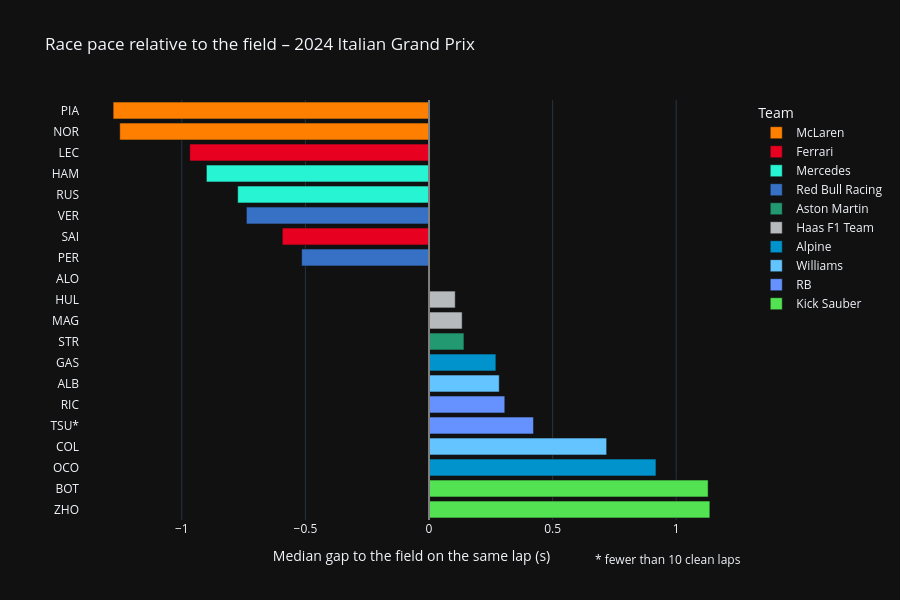

Source (notebook cell):
### Markdown cell above
At this point, the gaps are easier to compare in a chart. Bars are coloured with each team's official
colour, taken from the session results.

### Code cell
team_colors = {
    team: f"#{color}"
    for team, color in race.results[["TeamName", "TeamColor"]].drop_duplicates().values
}

fig = px.bar(
    pace,
    x="PaceDelta",
    y="Label",
    color="Team",
    orientation="h",
    color_discrete_map=team_colors,
    category_orders={"Label": pace["Label"].tolist()},
    hover_data={"Label": False, "Driver": True, "PaceDelta": ":.3f", "CleanLaps": True},
    labels={"PaceDelta": "Median gap to the field on the same lap (s)", "Label": "",
            "CleanLaps": "Clean laps"},
    title="Race pace relative to the field – 2024 Italian Grand Prix",
    template="plotly_dark",
    height=600,
)
fig.add_vline(x=0, line_color="gray")
fig.add_annotation(text=f"* fewer than {MIN_CLEAN_LAPS} clean laps", showarrow=False,
                   xref="paper", yref="paper", x=1, y=-0.12)
fig.show()

### Figure 1 — Plotly figure (JSON) as saved in the notebook; plotly's stock layout.template omitted (floating-point values rounded to 4 significant figures)
{"data": [{"customdata": [["PIA", 48], ["NOR", 47]], "hovertemplate": "Team=McLaren<br>Median gap to the field on the same lap (s)=%{x:.3f}<br>Driver=%{customdata[0]}<br>Clean laps=%{customdata[1]}<extra></extra>", "legendgroup": "McLaren", "marker": {"color": "#FF8000", "pattern": {"shape": ""}}, "name": "McLaren", "orientation": "h", "showlegend": true, "textposition": "auto", "type": "bar", "x": [-1.278, -1.251], "xaxis": "x", "y": ["PIA", "NOR"], "yaxis": "y"}, {"customdata": [["LEC", 50], ["SAI", 49]], "hovertemplate": "Team=Ferrari<br>Median gap to the field on the same lap (s)=%{x:.3f}<br>Driver=%{customdata[0]}<br>Clean laps=%{customdata[1]}<extra></extra>", "legendgroup": "Ferrari", "marker": {"color": "#E80020", "pattern": {"shape": ""}}, "name": "Ferrari", "orientation": "h", "showlegend": true, "textposition": "auto", "type": "bar", "x": [-0.9677, -0.5935], "xaxis": "x", "y": ["LEC", "SAI"], "yaxis": "y"}, {"customdata": [["HAM", 48], ["RUS", 47]], "hovertemplate": "Team=Mercedes<br>Median gap to the field on the same lap (s)=%{x:.3f}<br>Driver=%{customdata[0]}<br>Clean laps=%{customdata[1]}<extra></extra>", "legendgroup": "Mercedes", "marker": {"color": "#27F4D2", "pattern": {"shape": ""}}, "name": "Mercedes", "orientation": "h", "showlegend": true, "textposition": "auto", "type": "bar", "x": [-0.9005, -0.774], "xaxis": "x", "y": ["HAM", "RUS"], "yaxis": "y"}, {"customdata": [["VER", 48], ["PER", 48]], "hovertemplate": "Team=Red Bull Racing<br>Median gap to the field on the same lap (s)=%{x:.3f}<br>Driver=%{customdata[0]}<br>Clean laps=%{customdata[1]}<extra></extra>", "legendgroup": "Red Bull Racing", "marker": {"color": "#3671C6", "pattern": {"shape": ""}}, "name": "Red Bull Racing", "orientation": "h", "showlegend": true, "textposition": "auto", "type": "bar", "x": [-0.7388, -0.5153], "xaxis": "x", "y": ["VER", "PER"], "yaxis": "y"}, {"customdata": [["ALO", 47], ["STR", 44]], "hovertemplate": "Team=Aston Martin<br>Median gap to the field on the same lap (s)=%{x:.3f}<br>Driver=%{customdata[0]}<br>Clean laps=%{customdata[1]}<extra></extra>", "legendgroup": "Aston Martin", "marker": {"color": "#229971", "pattern": {"shape": ""}}, "name": "Aston Martin", "orientation": "h", "showlegend": true, "textposition": "auto", "type": "bar", "x": [0.0, 0.1412], "xaxis": "x", "y": ["ALO", "STR"], "yaxis": "y"}, {"customdata": [["HUL", 47], ["MAG", 49]], "hovertemplate": "Team=Haas F1 Team<br>Median gap to the field on the same lap (s)=%{x:.3f}<br>Driver=%{customdata[0]}<br>Clean laps=%{customdata[1]}<extra></extra>", "legendgroup": "Haas F1 Team", "marker": {"color": "#B6BABD", "pattern": {"shape": ""}}, "name": "Haas F1 Team", "orientation": "h", "showlegend": true, "textposition": "auto", "type": "bar", "x": [0.106, 0.134], "xaxis": "x", "y": ["HUL", "MAG"], "yaxis": "y"}, {"customdata": [["GAS", 45], ["OCO", 49]], "hovertemplate": "Team=Alpine<br>Median gap to the field on the same lap (s)=%{x:.3f}<br>Driver=%{customdata[0]}<br>Clean laps=%{customdata[1]}<extra></extra>", "legendgroup": "Alpine", "marker": {"color": "#0093cc", "pattern": {"shape": ""}}, "name": "Alpine", "orientation": "h", "showlegend": true, "textposition": "auto", "type": "bar", "x": [0.2705, 0.918], "xaxis": "x", "y": ["GAS", "OCO"], "yaxis": "y"}, {"customdata": [["ALB", 47], ["COL", 50]], "hovertemplate": "Team=Williams<br>Median gap to the field on the same lap (s)=%{x:.3f}<br>Driver=%{customdata[0]}<br>Clean laps=%{customdata[1]}<extra></extra>", "legendgroup": "Williams", "marker": {"color": "#64C4FF", "pattern": {"shape": ""}}, "name": "Williams", "orientation": "h", "showlegend": true, "textposition": "auto", "type": "bar", "x": [0.284, 0.7185], "xaxis": "x", "y": ["ALB", "COL"], "yaxis": "y"}, {"customdata": [["RIC", 49], ["TSU", 4]], "hovertemplate": "Team=RB<br>Median gap to the field on the same lap (s)=%{x:.3f}<br>Driver=%{customdata[0]}<br>Clean laps=%{customdata[1]}<extra></extra>", "legendgroup": "RB", "marker": {"color": "#6692FF", "pattern": {"shape": ""}}, "name": "RB", "orientation": "h", "showlegend": true, "textposition": "auto", "type": "bar", "x": [0.3065, 0.4225], "xaxis": "x", "y": ["RIC", "TSU*"], "yaxis": "y"}, {"customdata": [["BOT", 49], ["ZHO", 49]], "hovertemplate": "Team=Kick Sauber<br>Median gap to the field on the same lap (s)=%{x:.3f}<br>Driver=%{customdata[0]}<br>Clean laps=%{customdata[1]}<extra></extra>", "legendgroup": "Kick Sauber", "marker": {"color": "#52e252", "pattern": {"shape": ""}}, "name": "Kick Sauber", "orientation": "h", "showlegend": true, "textposition": "auto", "type": "bar", "x": [1.129, 1.136], "xaxis": "x", "y": ["BOT", "ZHO"], "yaxis": "y"}], "layout": {"annotations": [{"showarrow": false, "text": "* fewer than 10 clean laps", "x": 1, "xref": "paper", "y": -0.12, "yref": "paper"}], "barmode": "relative", "height": 600, "legend": {"title": {"text": "Team"}, "tracegroupgap": 0}, "shapes": [{"line": {"color": "gray"}, "type": "line", "x0": 0, "x1": 0, "xref": "x", "y0": 0, "y1": 1, "yref": "y domain"}], "title": {"text": "Race pace relative to the field – 2024 Italian Grand Prix"}, "xaxis": {"anchor": "y", "domain": [0, 1], "title": {"text": "Median gap to the field on the same lap (s)"}}, "yaxis": {"anchor": "x", "categoryarray": ["ZHO", "BOT", "OCO", "COL", "TSU*", "RIC", "ALB", "GAS", "STR", "MAG", "HUL", "ALO", "PER", "SAI", "VER", "RUS", "HAM", "LEC", "NOR", "PIA"], "categoryorder": "array", "domain": [0, 1], "title": {"text": ""}}}}
